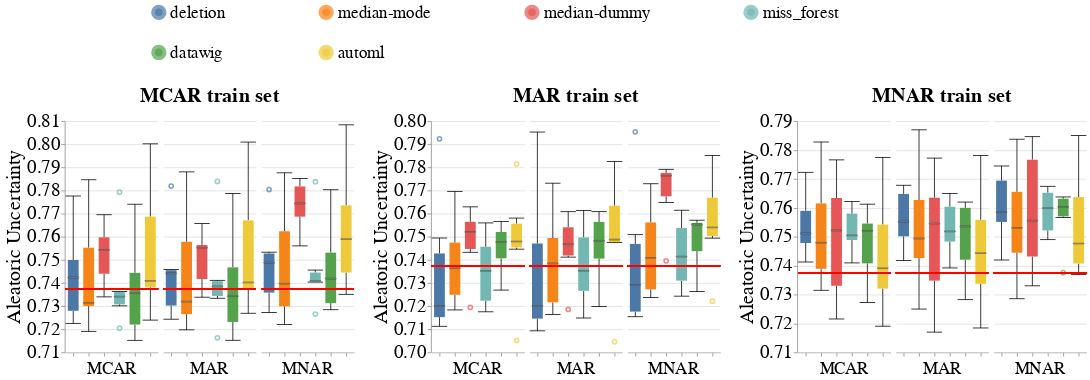

The cell this chart's notebook holds for it:
### Code cell
create_box_plots_for_diff_imputers_v2(dataset_name=DATASET_NAME,
                                      model_name='rf_clf',
                                      metric_name='aleatoric_uncertainty',
                                      db_client=db_client)
